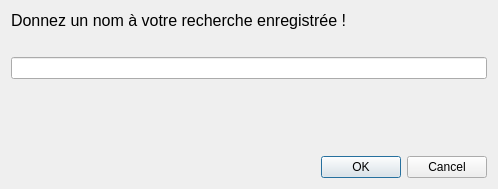
<?xml version="1.0" encoding="UTF-8"?>
<ui version="4.0">
 <class>Dialog</class>
 <widget class="QDialog" name="Dialog">
  <property name="geometry">
   <rect>
    <x>0</x>
    <y>0</y>
    <width>498</width>
    <height>189</height>
   </rect>
  </property>
  <property name="windowTitle">
   <string>Dialog</string>
  </property>
  <layout class="QGridLayout" name="gridLayout">
   <item row="0" column="0" colspan="2">
    <widget class="QLabel" name="label">
     <property name="font">
      <font>
       <pointsize>12</pointsize>
      </font>
     </property>
     <property name="text">
      <string>Donnez un nom à votre recherche enregistrée !</string>
     </property>
    </widget>
   </item>
   <item row="2" column="0" colspan="2">
    <widget class="QLineEdit" name="name"/>
   </item>
   <item row="4" column="0">
    <spacer name="horizontalSpacer">
     <property name="orientation">
      <enum>Qt::Horizontal</enum>
     </property>
     <property name="sizeHint" stdset="0">
      <size>
       <width>238</width>
       <height>20</height>
      </size>
     </property>
    </spacer>
   </item>
   <item row="4" column="1">
    <widget class="QDialogButtonBox" name="buttonBox">
     <property name="orientation">
      <enum>Qt::Horizontal</enum>
     </property>
     <property name="standardButtons">
      <set>QDialogButtonBox::Cancel|QDialogButtonBox::Ok</set>
     </property>
    </widget>
   </item>
   <item row="3" column="0">
    <spacer name="verticalSpacer">
     <property name="orientation">
      <enum>Qt::Vertical</enum>
     </property>
     <property name="sizeHint" stdset="0">
      <size>
       <width>20</width>
       <height>62</height>
      </size>
     </property>
    </spacer>
   </item>
   <item row="1" column="0" colspan="2">
    <widget class="QLabel" name="label_2">
     <property name="font">
      <font>
       <pointsize>10</pointsize>
      </font>
     </property>
     <property name="text">
      <string/>
     </property>
    </widget>
   </item>
  </layout>
 </widget>
 <resources/>
 <connections>
  <connection>
   <sender>buttonBox</sender>
   <signal>accepted()</signal>
   <receiver>Dialog</receiver>
   <slot>accept()</slot>
   <hints>
    <hint type="sourcelabel">
     <x>248</x>
     <y>254</y>
    </hint>
    <hint type="destinationlabel">
     <x>157</x>
     <y>274</y>
    </hint>
   </hints>
  </connection>
  <connection>
   <sender>buttonBox</sender>
   <signal>rejected()</signal>
   <receiver>Dialog</receiver>
   <slot>reject()</slot>
   <hints>
    <hint type="sourcelabel">
     <x>316</x>
     <y>260</y>
    </hint>
    <hint type="destinationlabel">
     <x>286</x>
     <y>274</y>
    </hint>
   </hints>
  </connection>
 </connections>
</ui>
